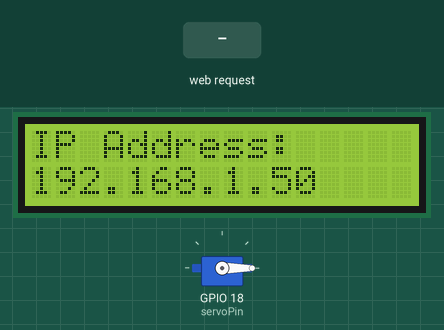
Bench run of a sketch on a simulated ESP32. Parts: 16×2 character LCD, servo. Inputs (shaded band) come from the test bench. WiFi joins after 1.5 s; servers stay silent unless stated; what the sketch prints to the serial monitor is not drawn.

Above: at 3.3 s.
3.4 s: HTTP request GET /trigger-feed?dur=1 received
At 4.9 s:
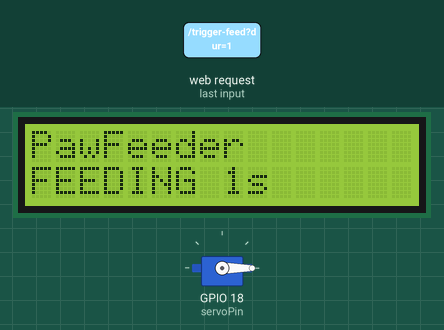
At 6.1 s:
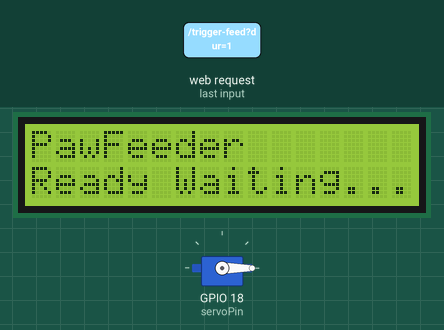
6.4 s: HTTP request GET /trigger-feed?dur=120 received
At 7.3 s:
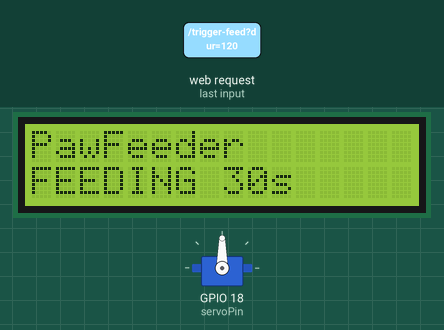
Timing chart, 0 to 38.0 s (numbered marks = the images above; inputs shaded):
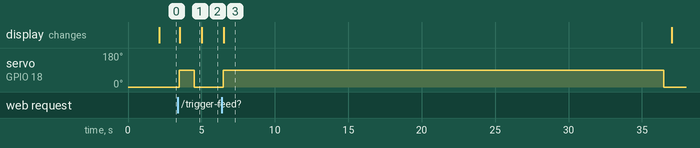

Measured:
- after the input at 3.4 s, servo on GPIO 18 (servoPin): 0° → 90° after 0.10 s, → 0° 1.0 s later; the display: changes after 0.12 s (image 1)
- after the input at 6.4 s, servo on GPIO 18 (servoPin): 0° → 90° after 0.10 s, → 0° 30.0 s later; the display: changes after 0.12 s (image 3)
- what the display in image 1 shows lasts 1.5 s, from 3.5 s to 5.0 s

The sketch:

sketch_apr15a.ino
```cpp
#include <WiFi.h>
#include <WebServer.h>
#include <ESP32Servo.h>
#include <Wire.h>
#include <LiquidCrystal_I2C.h>

// --- CONFIGURATION ---
const char* ssid = "kent";
const char* password = "12345678";

Servo myServo;
WebServer server(80);
LiquidCrystal_I2C display(0x27, 16, 2);

const int servoPin = 18;
unsigned long lastFeedTime = 0;
int lastDuration = 0;
bool isFeeding = false;

const char index_html[] PROGMEM = R"rawliteral(
<!DOCTYPE html>
<html lang="en">
<head>
  <meta charset="UTF-8">
  <meta name="viewport" content="width=device-width, initial-scale=1.0">
  <title>Smart Pet Food Dispenser</title>
  <style>
* { box-sizing: border-box; }
html, body { margin: 0; min-height: 100%; }
body { background: #8c5a46; color: #fff7ef; font-family: Arial, Helvetica, sans-serif; }
.app-shell {
  position: relative; z-index: 2;
  display: grid;
  grid-template-columns: minmax(320px, 1fr) 320px;
  gap: 20px; min-height: 100%; padding: 24px; box-sizing: border-box;
  background: radial-gradient(circle at 10% 10%, rgba(255,226,185,0.2), transparent 35%),
              radial-gradient(circle at 90% 85%, rgba(255,163,117,0.15), transparent 30%);
}
.dashboard { display: grid; grid-template-columns: 1fr 1fr; gap: 16px; align-content: start; }
.dashboard h1 { grid-column: 1 / -1; margin: 0; color: #fff7ef; }
.subtitle { grid-column: 1 / -1; margin: -4px 0 8px; color: #ffe7d6; }
.card {
  background: linear-gradient(165deg, rgba(66,42,29,0.78), rgba(42,23,15,0.72));
  border: 1px solid rgba(255,218,186,0.3); border-radius: 18px; padding: 20px;
  color: #fff8f2; backdrop-filter: blur(4px);
  box-shadow: 0 10px 28px rgba(0,0,0,0.3);
  transition: transform 0.25s ease, box-shadow 0.25s ease;
}
.card:hover { transform: translateY(-2px); box-shadow: 0 14px 32px rgba(0,0,0,0.35); }
.card h2 { margin-top: 0; }
.timer-value { font-size: 2.1rem; font-weight: bold; letter-spacing: 2px; color: #ffd9b8; }
.timer-chips { display: flex; gap: 8px; margin-top: 14px; flex-wrap: wrap; }
.chip { font-size: 0.8rem; padding: 5px 10px; border-radius: 999px; background: rgba(255,226,197,0.16); border: 1px solid rgba(255,226,197,0.25); color: #ffe8d4; }
#statusChip { background: rgba(183,255,214,0.16); border-color: rgba(183,255,214,0.34); }
.controls-card label { display: block; margin: 12px 0 8px; }
#feedBtn {
  border: none; border-radius: 10px;
  background: linear-gradient(135deg, #f8ae33, #ffcf74);
  color: #41250d; padding: 12px 14px; font-size: 1rem; font-weight: bold;
  cursor: pointer; display: inline-flex; align-items: center; gap: 8px;
  box-shadow: 0 5px 12px rgba(248,174,51,0.3);
  transition: transform 0.15s ease, box-shadow 0.15s ease;
}
#feedBtn:hover { box-shadow: 0 9px 18px rgba(248,174,51,0.4); transform: translateY(-1px); }
#feedBtn:active { transform: translateY(1px); }
#feedBtn:disabled { opacity: 0.5; cursor: not-allowed; transform: none; }
.btn-dot { width: 10px; height: 10px; border-radius: 50%; background: #5f3a00; }
#durationRange { width: 100%; accent-color: #f8ae33; }
.duration-text { margin-bottom: 0; font-weight: 600; color: #ffe1c8; }
.history-panel ul { list-style: none; margin: 0; padding: 0; max-height: 70vh; overflow-y: auto; }
.history-panel li { padding: 10px 0; border-bottom: 1px dashed rgba(255,255,255,0.2); color: #ffe8d4; }
.history-entry { animation: slideIn 0.35s ease; }
.background-corgi { position: fixed; inset: 0; z-index: 1; opacity: 0.45; pointer-events: none; }
.container { width: 100%; height: 100%; display: flex; justify-content: center; align-items: center; }

@keyframes slideIn { from { opacity: 0; transform: translateX(12px); } to { opacity: 1; transform: translateX(0); } }
@keyframes chipPulse { 0% { box-shadow: 0 0 0 rgba(183,255,214,0.5); } 50% { box-shadow: 0 0 0 8px rgba(183,255,214,0); } 100% { box-shadow: 0 0 0 rgba(183,255,214,0); } }
.pulse { animation: chipPulse 1.2s ease; }

@keyframes eye-blink { 0%,20%,100% { transform: scaleY(1); } 10% { transform: scaleY(0.1); } }
@keyframes tail-wag { 0%,20%,40%,60%,100% { transform: rotate(-25deg); } 10%,30%,50%,70% { transform: rotate(0deg); } }
@keyframes tongue-stick {
  0%,20% { transform: scaleY(0.1) translateY(-20px); }
  30% { transform: scaleY(0.5) translateY(0px); }
  40%,60%,80% { transform: scaleY(1) translateY(0px) rotate(0deg); }
  50%,90% { transform: scaleY(0.8) translateY(0px) rotate(15deg); }
  70% { transform: scaleY(0.8) translateY(0px) rotate(-15deg); }
  100% { transform: scaleY(0.1) translateY(-20px) rotate(0deg); }
}
@keyframes ear-shake-right { 0%,30%,100% { transform: rotate(70deg); } 10%,40% { transform: rotate(80deg); } }
@keyframes ear-shake-left  { 0%,30%,100% { transform: rotate(-70deg); } 10%,40% { transform: rotate(-80deg); } }
@keyframes body-shake { 0%,33%,66%,100% { transform: translateY(0px); } 16%,50%,83% { transform: translateY(2%); } }
@keyframes paw-press { 0%,33%,66%,100% { transform: scaleY(1) scaleX(1); } 16%,50%,83% { transform: scaleY(0.9) scaleX(1.05) translateY(10%); } }
@keyframes neck-shake { 0%,33%,66%,100% { top: 9%; } 16%,50%,83% { top: 11%; } }
@keyframes head-shake { 0%,33%,66%,100% { top: 6%; } 16%,50%,83% { top: 8%; } }
@keyframes mouth-shake { 0%,33%,66%,100% { bottom: 0%; } 16%,50%,83% { bottom: 2%; } }

.corgi { height: 60vmin; width: 84vmin; position: relative; }
.corgi div { position: absolute; }
.corgi .ear { background-color: #F09F2E; height: 30%; width: 55%; top: 5%; z-index: 3; }
.corgi .ear--r { right: 75%; border-bottom-left-radius: 100% 90%; border-top-left-radius: 10%; transform-origin: 80% center; animation: ear-shake-right 2s infinite; }
.corgi .ear--l { left: 63%; background-color: #D27537; border-bottom-right-radius: 100% 90%; border-top-right-radius: 10%; transform-origin: 20% center; animation: ear-shake-left 2s infinite; }
.corgi .head { top: 6%; right: 10%; height: 40%; width: 30%; z-index: 3; animation: head-shake 2s infinite; }
.corgi .face { background-color: #F09F2E; border-radius: 50%; overflow: hidden; height: 100%; width: 100%; z-index: 4; }
.corgi .eye { background-color: #3E3954; height: 6%; width: 6%; position: absolute; z-index: 6; border-radius: 50%; animation: eye-blink 2s infinite; }
.corgi .eye--left { left: 40%; top: 43%; }
.corgi .eye--right { right: 13%; top: 41%; }
.corgi .face__white { background-color: #FFFFFF; width: 45%; height: 77%; top: -15%; left: 29%; transform: rotate(-25deg); }
.corgi .face__orange { background-color: #F09F2E; content: " "; position: absolute; width: 110%; height: 110%; display: block; border-radius: 100%; }
.corgi .face__orange--l { right: 65%; }
.corgi .face__orange--r { left: 65%; }
.corgi .face__curve { background-color: #F09F2E; width: 30%; height: 20%; right: -12%; bottom: 42%; overflow: hidden; }
.corgi .face__curve:after { content: ""; background-color: #8C5A46; position: absolute; width: 69%; height: 82%; border-radius: 0% 100%; top: -32%; right: -13%; }
.corgi .mouth { bottom: 0%; width: 100%; height: 50%; left: 28%; z-index: 5; animation: mouth-shake 2s infinite; }
.corgi .nose { height: 36%; width: 27%; top: 0%; background-color: #3E3954; z-index: 1; right: 0%; border-bottom-right-radius: 50% 100%; border-bottom-left-radius: 50% 100%; }
.corgi .nose:after { content: ""; width: 100%; height: 30%; display: block; border-top-right-radius: 50% 100%; border-top-left-radius: 50% 100%; background-color: #3E3954; position: absolute; top: -25%; }
.corgi .mouth__left { background-color: #FFFFFF; width: 50%; height: 55%; }
.corgi .mouth__left--round { background-color: #F09F2E; width: 100%; height: 100%; border-radius: 100%; left: -50%; top: -50%; }
.corgi .mouth__left--sharp { background-color: #F09F2E; width: 35%; height: 50%; bottom: 0px; left: -20%; transform: skewX(50deg); }
.corgi .lowerjaw { background-color: #FFFFFF; width: 100%; height: 80%; border-radius: 50%/100%; border-top-left-radius: 0; border-top-right-radius: 0; bottom: -9%; }
.corgi .lips { z-index: 2; height: 25%; width: 35%; top: 19%; right: 2%; }
.corgi .lips:before, .corgi .lips:after { content: ""; display: block; background: #FFFFFF; width: 39%; height: 100%; border-color: #3E3954; border-width: 3px; border-style: solid; border-bottom-right-radius: 50%; border-bottom-left-radius: 50%; border-top-left-radius: 40%; border-top-right-radius: 20%; border-top-color: transparent; position: absolute; }
.corgi .lips:before { z-index: 1; }
.corgi .lips:after { transform: rotateY(180deg); left: initial; right: 9%; }
.corgi .tongue { width: 15%; height: 60%; background-color: #F15F55; right: 14%; top: 35%; border-bottom-right-radius: 50% 50%; border-bottom-left-radius: 50% 50%; transform-origin: 50% 0%; animation: tongue-stick 2s infinite; }
.corgi .snout { background-color: #FFFFFF; right: 0%; top: 0%; width: 50%; height: 36%; border-top-right-radius: 35% 75%; }
.corgi .neck__back { height: 50%; width: 20%; transform: skewX(-20deg); background-color: #F09F2E; z-index: 2; right: 24%; top: 9%; animation: neck-shake 2s infinite; }
.corgi .neck__front { height: 50%; width: 20%; right: 11%; top: 20%; background-color: #F09F2E; z-index: 2; transform: skewX(2deg); }
.corgi .body { height: 44%; width: 77%; background-color: #F09F2E; right: 10.5%; bottom: 12%; border-top-left-radius: 20% 50%; border-bottom-left-radius: 20% 50%; border-top-right-radius: 20% 60%; border-bottom-right-radius: 20% 40%; z-index: 2; overflow: hidden; animation: body-shake 2s infinite; }
.corgi .body__chest { background-color: #FFFFFF; height: 87%; width: 29%; right: 5%; bottom: -3%; border-top-left-radius: 50% 40%; border-top-right-radius: 50% 40%; }
.corgi .foot { height: 35%; width: 9.5%; bottom: 0; }
.corgi .foot__left { z-index: 3; background-color: #F09F2E; }
.corgi .foot__left:after { background-color: #FFFFFF; }
.corgi .foot__left:before { background-color: #F09F2E; }
.corgi .foot__right { z-index: 1; background-color: #D27537; }
.corgi .foot__right:after { background-color: #B6D8EF; }
.corgi .foot__right:before { background-color: #D27537; }
.corgi .foot__back:before { transform: skewX(-10deg); right: -25%; }
.corgi .foot__front:before { transform: skewX(10deg); right: 25%; }
.corgi .foot__1 { right: 37%; }
.corgi .foot__2 { right: 15%; }
.corgi .foot__2:before { transform: skewX(-10deg); right: -25%; }
.corgi .foot__3 { left: 12.65%; }
.corgi .foot__4 { left: 31%; }
.corgi .foot:before { content: ""; position: absolute; height: 100%; width: 100%; display: block; }
.corgi .foot:after { content: ""; position: absolute; bottom: 0; left: 0; width: 125%; height: 18%; border-top-left-radius: 50% 100%; border-top-right-radius: 50% 100%; animation: paw-press 2s infinite; }
.corgi .tail { width: 26%; height: 13%; background-color: #D27537; border-radius: 50% / 100%; bottom: 40%; left: 1%; transform-origin: 80% center; animation: tail-wag 2s infinite; }

@media (max-width: 900px) {
  body { overflow: auto; }
  .app-shell { grid-template-columns: 1fr; }
  .dashboard { grid-template-columns: 1fr; }
}
  </style>
</head>
<body>
  <div class="app-shell">
    <main class="dashboard">
      <h1>Smart Pet Food Dispenser</h1>
      <p class="subtitle">Monitor feeding activity and trigger feeding instantly.</p>

      <section class="card timer-card">
        <h2>Last Feeding</h2>
        <p id="lastFeedLabel">No feeding yet</p>
        <div class="timer-value" id="elapsedTime">00:00:00</div>
        <div class="timer-chips">
          <span class="chip">Auto-refresh: 1s</span>
          <span class="chip" id="statusChip">Status: Waiting</span>
        </div>
      </section>

      <section class="card controls-card">
        <h2>Feed Control</h2>
        <button id="feedBtn" type="button">
          <span class="btn-dot"></span>
          Feed Pet Now
        </button>
        <label for="durationRange">Dispenser open duration</label>
        <input id="durationRange" type="range" min="1" max="30" value="5">
        <p class="duration-text"><span id="durationValue">5</span> seconds</p>
      </section>
    </main>

    <aside class="card history-panel">
      <h2>Feeding History</h2>
      <ul id="historyList">
        <li>No feedings recorded yet.</li>
      </ul>
    </aside>
  </div>

  <div class="container background-corgi" aria-hidden="true">
    <div class="corgi">
      <div class="head">
        <div class="ear ear--r"></div>
        <div class="ear ear--l"></div>
        <div class="eye eye--left"></div>
        <div class="eye eye--right"></div>
        <div class="face">
          <div class="face__white">
            <div class="face__orange face__orange--l"></div>
            <div class="face__orange face__orange--r"></div>
          </div>
        </div>
        <div class="face__curve"></div>
        <div class="mouth">
          <div class="nose"></div>
          <div class="mouth__left">
            <div class="mouth__left--round"></div>
            <div class="mouth__left--sharp"></div>
          </div>
          <div class="lowerjaw">
            <div class="lips"></div>
            <div class="tongue"></div>
          </div>
          <div class="snout"></div>
        </div>
      </div>
      <div class="neck__back"></div>
      <div class="neck__front"></div>
      <div class="body">
        <div class="body__chest"></div>
      </div>
      <div class="foot foot__left foot__front foot__1"></div>
      <div class="foot foot__right foot__front foot__2"></div>
      <div class="foot foot__left foot__back foot__3"></div>
      <div class="foot foot__right foot__back foot__4"></div>
      <div class="tail"></div>
    </div>
  </div>

  <script>
    const feedBtn       = document.getElementById("feedBtn");
    const durationRange = document.getElementById("durationRange");
    const durationValue = document.getElementById("durationValue");
    const elapsedTime   = document.getElementById("elapsedTime");
    const lastFeedLabel = document.getElementById("lastFeedLabel");
    const historyList   = document.getElementById("historyList");
    const statusChip    = document.getElementById("statusChip");

    let lastFeedingTimestamp = null;

    function formatTime(date) {
      return date.toLocaleTimeString([], { hour: "2-digit", minute: "2-digit", second: "2-digit" });
    }

    function renderElapsed() {
      if (!lastFeedingTimestamp) { elapsedTime.textContent = "00:00:00"; return; }
      const total   = Math.floor((Date.now() - lastFeedingTimestamp) / 1000);
      const hours   = String(Math.floor(total / 3600)).padStart(2, "0");
      const minutes = String(Math.floor((total % 3600) / 60)).padStart(2, "0");
      const seconds = String(total % 60).padStart(2, "0");
      elapsedTime.textContent = `${hours}:${minutes}:${seconds}`;
    }

    function addHistoryEntry(text) {
      if (historyList.children.length === 1 && historyList.children[0].textContent.includes("No feedings")) {
        historyList.innerHTML = "";
      }
      const li = document.createElement("li");
      li.textContent = text;
      li.classList.add("history-entry");
      historyList.prepend(li);
    }

    durationRange.addEventListener("input", () => {
      durationValue.textContent = durationRange.value;
    });

    feedBtn.addEventListener("click", () => {
      const dur = durationRange.value;
      feedBtn.disabled = true;
      feedBtn.textContent = "Feeding...";

      fetch(`/trigger-feed?dur=${dur}`)
        .then(response => {
          if (response.ok) {
            const now = new Date();
            lastFeedingTimestamp = now.getTime();
            lastFeedLabel.textContent = `Last fed at ${formatTime(now)}`;
            addHistoryEntry(`Fed at ${formatTime(now)} for ${dur}s`);
            statusChip.textContent = `Status: Dispensing ${dur}s`;
            statusChip.classList.add("pulse");
            renderElapsed();

            setTimeout(() => {
              statusChip.textContent = "Status: Waiting";
              statusChip.classList.remove("pulse");
              feedBtn.disabled = false;
              feedBtn.innerHTML = '<span class="btn-dot"></span> Feed Pet Now';
            }, Number(dur) * 1000);

          } else {
            alert("ESP32 is busy! Please wait.");
            feedBtn.disabled = false;
            feedBtn.innerHTML = '<span class="btn-dot"></span> Feed Pet Now';
          }
        })
        .catch(err => {
          console.error("Error:", err);
          alert("Could not connect to PawFeeder.");
          feedBtn.disabled = false;
          feedBtn.innerHTML = '<span class="btn-dot"></span> Feed Pet Now';
        });
    });

    setInterval(renderElapsed, 1000);
  </script>
</body>
</html>
)rawliteral";

// ---- LCD HELPER ----
void updateOLED(String status, String info) {
  display.clear();
  display.setCursor(0, 0);
  display.print("PawFeeder");
  display.setCursor(0, 1);
  // Trim to 16 chars so it fits the display
  String line2 = status + " " + info;
  if (line2.length() > 16) line2 = line2.substring(0, 16);
  display.print(line2);
}

// ---- HTTP HANDLERS ----
void handleRoot() {
  server.send(200, "text/html", index_html);
}

void handleFeed() {
  if (isFeeding) {
    server.send(503, "text/plain", "Busy");
    return;
  }
  if (server.hasArg("dur")) {
    lastDuration = server.arg("dur").toInt();
    if (lastDuration < 1)  lastDuration = 1;
    if (lastDuration > 30) lastDuration = 30;

    isFeeding = true;
    myServo.attach(servoPin);
    delay(100);              // ← key fix
    myServo.write(90);
    lastFeedTime = millis();
    updateOLED("FEEDING", String(lastDuration) + "s");
    server.send(200, "text/plain", "OK");
  } else {
    server.send(400, "text/plain", "Missing dur parameter");
  }
}

// ---- SETUP ----
void setup() {
  Serial.begin(115200);

  Wire.begin(21, 22);
  display.init();
  display.backlight();
  updateOLED("Starting", "WiFi...");

  myServo.attach(servoPin);
  myServo.write(0);
  delay(500);
  myServo.detach();

  WiFi.begin(ssid, password);
  Serial.print("Connecting");
  while (WiFi.status() != WL_CONNECTED) {
    delay(500);
    Serial.print(".");
  }
  Serial.println("\nWiFi connected.");
  Serial.println(WiFi.localIP());
  display.clear();
  display.setCursor(0, 0);
  display.print("IP Address:");
  display.setCursor(0, 1);
  display.print(WiFi.localIP().toString());

  server.on("/", handleRoot);
  server.on("/trigger-feed", handleFeed);
  server.begin();
}

// ---- MAIN LOOP ----
void loop() {
  server.handleClient();

  if (isFeeding && (millis() - lastFeedTime >= (unsigned long)lastDuration * 1000)) {
    myServo.write(0);
    delay(500);
    myServo.detach();
    isFeeding = false;
    lastFeedTime = 0;
    updateOLED("Ready", "Waiting...");
  }
}
```
